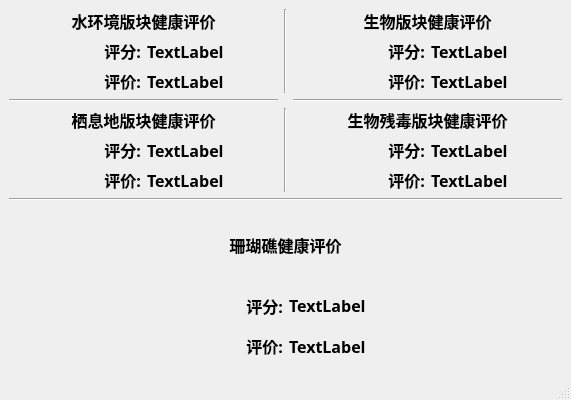
<?xml version="1.0" encoding="UTF-8"?>
<ui version="4.0">
 <class>MainWindow</class>
 <widget class="QMainWindow" name="MainWindow">
  <property name="geometry">
   <rect>
    <x>0</x>
    <y>0</y>
    <width>571</width>
    <height>400</height>
   </rect>
  </property>
  <property name="minimumSize">
   <size>
    <width>571</width>
    <height>400</height>
   </size>
  </property>
  <property name="maximumSize">
   <size>
    <width>571</width>
    <height>400</height>
   </size>
  </property>
  <property name="font">
   <font>
    <family>Agency FB</family>
    <pointsize>12</pointsize>
    <weight>75</weight>
    <bold>true</bold>
   </font>
  </property>
  <property name="windowTitle">
   <string>健康等级评价</string>
  </property>
  <widget class="QWidget" name="centralwidget">
   <layout class="QVBoxLayout" name="verticalLayout_6">
    <item>
     <layout class="QGridLayout" name="gridLayout_3">
      <item row="0" column="2">
       <layout class="QVBoxLayout" name="verticalLayout_2">
        <item>
         <widget class="QLabel" name="label_2">
          <property name="text">
           <string>生物版块健康评价</string>
          </property>
          <property name="alignment">
           <set>Qt::AlignCenter</set>
          </property>
         </widget>
        </item>
        <item>
         <layout class="QGridLayout" name="gridLayout_2">
          <item row="1" column="1">
           <widget class="QLabel" name="label_13">
            <property name="text">
             <string>TextLabel</string>
            </property>
           </widget>
          </item>
          <item row="0" column="1">
           <widget class="QLabel" name="label_11">
            <property name="text">
             <string>TextLabel</string>
            </property>
           </widget>
          </item>
          <item row="1" column="0">
           <widget class="QLabel" name="label_12">
            <property name="text">
             <string>评价:</string>
            </property>
            <property name="alignment">
             <set>Qt::AlignRight|Qt::AlignTrailing|Qt::AlignVCenter</set>
            </property>
           </widget>
          </item>
          <item row="0" column="0">
           <widget class="QLabel" name="label_10">
            <property name="text">
             <string>评分:</string>
            </property>
            <property name="alignment">
             <set>Qt::AlignRight|Qt::AlignTrailing|Qt::AlignVCenter</set>
            </property>
           </widget>
          </item>
         </layout>
        </item>
       </layout>
      </item>
      <item row="2" column="2">
       <layout class="QVBoxLayout" name="verticalLayout_4">
        <item>
         <widget class="QLabel" name="label_4">
          <property name="text">
           <string>生物残毒版块健康评价</string>
          </property>
          <property name="alignment">
           <set>Qt::AlignCenter</set>
          </property>
         </widget>
        </item>
        <item>
         <layout class="QGridLayout" name="gridLayout_6">
          <item row="0" column="0">
           <widget class="QLabel" name="label_18">
            <property name="text">
             <string>评分:</string>
            </property>
            <property name="alignment">
             <set>Qt::AlignRight|Qt::AlignTrailing|Qt::AlignVCenter</set>
            </property>
           </widget>
          </item>
          <item row="0" column="1">
           <widget class="QLabel" name="label_19">
            <property name="text">
             <string>TextLabel</string>
            </property>
           </widget>
          </item>
          <item row="1" column="0">
           <widget class="QLabel" name="label_20">
            <property name="text">
             <string>评价:</string>
            </property>
            <property name="alignment">
             <set>Qt::AlignRight|Qt::AlignTrailing|Qt::AlignVCenter</set>
            </property>
           </widget>
          </item>
          <item row="1" column="1">
           <widget class="QLabel" name="label_21">
            <property name="text">
             <string>TextLabel</string>
            </property>
           </widget>
          </item>
         </layout>
        </item>
       </layout>
      </item>
      <item row="1" column="0">
       <widget class="Line" name="line">
        <property name="orientation">
         <enum>Qt::Horizontal</enum>
        </property>
       </widget>
      </item>
      <item row="0" column="0">
       <layout class="QVBoxLayout" name="verticalLayout">
        <item>
         <widget class="QLabel" name="label">
          <property name="text">
           <string>水环境版块健康评价</string>
          </property>
          <property name="alignment">
           <set>Qt::AlignCenter</set>
          </property>
         </widget>
        </item>
        <item>
         <layout class="QGridLayout" name="gridLayout">
          <item row="0" column="0">
           <widget class="QLabel" name="label_6">
            <property name="text">
             <string>评分:</string>
            </property>
            <property name="alignment">
             <set>Qt::AlignRight|Qt::AlignTrailing|Qt::AlignVCenter</set>
            </property>
           </widget>
          </item>
          <item row="0" column="1">
           <widget class="QLabel" name="label_7">
            <property name="text">
             <string>TextLabel</string>
            </property>
           </widget>
          </item>
          <item row="1" column="0">
           <widget class="QLabel" name="label_8">
            <property name="text">
             <string>评价:</string>
            </property>
            <property name="alignment">
             <set>Qt::AlignRight|Qt::AlignTrailing|Qt::AlignVCenter</set>
            </property>
           </widget>
          </item>
          <item row="1" column="1">
           <widget class="QLabel" name="label_9">
            <property name="text">
             <string>TextLabel</string>
            </property>
           </widget>
          </item>
         </layout>
        </item>
       </layout>
      </item>
      <item row="2" column="0">
       <layout class="QVBoxLayout" name="verticalLayout_3">
        <item>
         <widget class="QLabel" name="label_3">
          <property name="text">
           <string>栖息地版块健康评价</string>
          </property>
          <property name="alignment">
           <set>Qt::AlignCenter</set>
          </property>
         </widget>
        </item>
        <item>
         <layout class="QGridLayout" name="gridLayout_4">
          <item row="0" column="0">
           <widget class="QLabel" name="label_14">
            <property name="text">
             <string>评分:</string>
            </property>
            <property name="alignment">
             <set>Qt::AlignRight|Qt::AlignTrailing|Qt::AlignVCenter</set>
            </property>
           </widget>
          </item>
          <item row="0" column="1">
           <widget class="QLabel" name="label_15">
            <property name="text">
             <string>TextLabel</string>
            </property>
           </widget>
          </item>
          <item row="1" column="0">
           <widget class="QLabel" name="label_16">
            <property name="text">
             <string>评价:</string>
            </property>
            <property name="alignment">
             <set>Qt::AlignRight|Qt::AlignTrailing|Qt::AlignVCenter</set>
            </property>
           </widget>
          </item>
          <item row="1" column="1">
           <widget class="QLabel" name="label_17">
            <property name="text">
             <string>TextLabel</string>
            </property>
           </widget>
          </item>
         </layout>
        </item>
       </layout>
      </item>
      <item row="1" column="2">
       <widget class="Line" name="line_2">
        <property name="orientation">
         <enum>Qt::Horizontal</enum>
        </property>
       </widget>
      </item>
      <item row="0" column="1">
       <widget class="Line" name="line_4">
        <property name="orientation">
         <enum>Qt::Vertical</enum>
        </property>
       </widget>
      </item>
      <item row="2" column="1">
       <widget class="Line" name="line_5">
        <property name="orientation">
         <enum>Qt::Vertical</enum>
        </property>
       </widget>
      </item>
     </layout>
    </item>
    <item>
     <widget class="Line" name="line_3">
      <property name="orientation">
       <enum>Qt::Horizontal</enum>
      </property>
     </widget>
    </item>
    <item>
     <layout class="QVBoxLayout" name="verticalLayout_5">
      <item>
       <widget class="QLabel" name="label_5">
        <property name="text">
         <string>珊瑚礁健康评价</string>
        </property>
        <property name="alignment">
         <set>Qt::AlignCenter</set>
        </property>
       </widget>
      </item>
      <item>
       <layout class="QGridLayout" name="gridLayout_7">
        <item row="0" column="0">
         <widget class="QLabel" name="label_22">
          <property name="text">
           <string>评分:</string>
          </property>
          <property name="alignment">
           <set>Qt::AlignRight|Qt::AlignTrailing|Qt::AlignVCenter</set>
          </property>
         </widget>
        </item>
        <item row="0" column="1">
         <widget class="QLabel" name="label_23">
          <property name="text">
           <string>TextLabel</string>
          </property>
         </widget>
        </item>
        <item row="1" column="0">
         <widget class="QLabel" name="label_24">
          <property name="text">
           <string>评价:</string>
          </property>
          <property name="alignment">
           <set>Qt::AlignRight|Qt::AlignTrailing|Qt::AlignVCenter</set>
          </property>
         </widget>
        </item>
        <item row="1" column="1">
         <widget class="QLabel" name="label_25">
          <property name="text">
           <string>TextLabel</string>
          </property>
         </widget>
        </item>
       </layout>
      </item>
     </layout>
    </item>
   </layout>
  </widget>
  <widget class="QMenuBar" name="menubar">
   <property name="geometry">
    <rect>
     <x>0</x>
     <y>0</y>
     <width>571</width>
     <height>30</height>
    </rect>
   </property>
  </widget>
  <widget class="QStatusBar" name="statusbar"/>
 </widget>
 <resources/>
 <connections/>
</ui>
